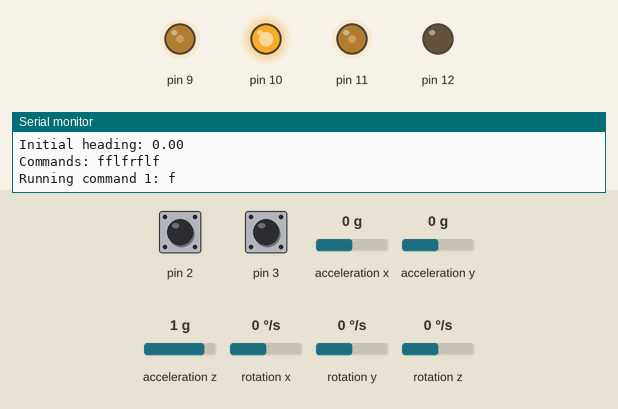
This sketch was run on a simulated Arduino Uno, built with avr-gcc and run on an emulated ATmega328P. Parts: output pins drawn as LEDs (lit = HIGH), the last lines printed to the serial monitor. Inputs (shaded band) come from the test bench; at power-on: rotation z 0 °/s, pin 2 HIGH, pin 3 HIGH, acceleration x 0 g, acceleration y 0 g, acceleration z 1 g, rotation x 0 °/s, rotation y 0 °/s.

Above: at 6.7 s.
6.8 s: rotation z set to -192 °/s
At 7.4 s:
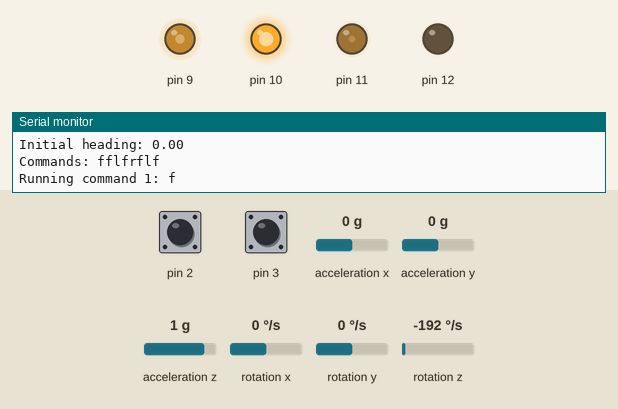
9.8 s: rotation z set to 0 °/s
At 12.6 s:
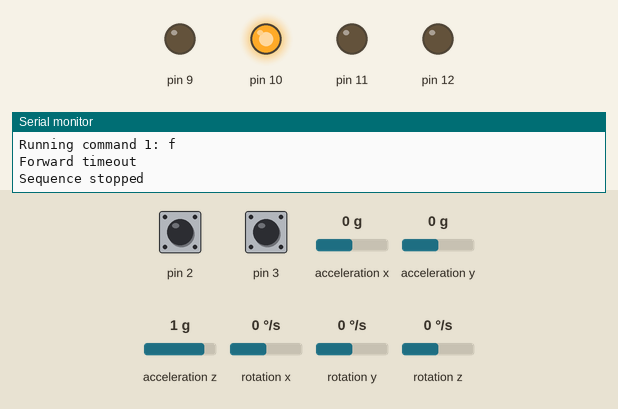
Timing chart, 0 to 14.1 s (numbered marks = the images above; inputs shaded):
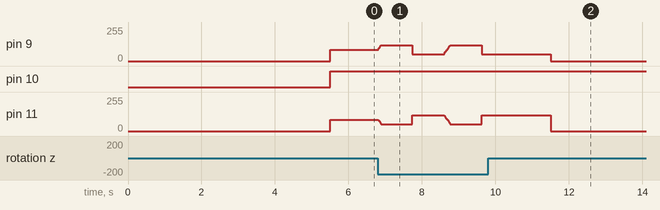

Measured:
- after the input at 6.8 s, pin 9: ramps from 50/255 to 120/255 and jumps back, once every 1.9 s; pin 11: ramps from 120/255 to 50/255 and jumps back, once every 1.9 s

The sketch:

week8_part4.ino
```cpp
/*
 * MTRN3100 Week 8 - Part 4: Chaining Movements
 *
 * Generative AI assistance was used in developing this code.
 *
 * Commands:
 * f = forward one 180 mm cell
 * l = turn left 90 degrees
 * r = turn right 90 degrees
 */

#include <Wire.h>
#include <MPU6050_light.h>
#include "Motor.hpp"
#include "DualEncoder.hpp"

// ---------------- PINS ----------------

#define MOT1PWM 11
#define MOT1DIR 12
#define MOT2PWM 9
#define MOT2DIR 10

#define ENC1A 2
#define ENC1B 7
#define ENC2A 3
#define ENC2B 8

// ---------------- OBJECTS ----------------

mtrn3100::Motor motor1(MOT1PWM, MOT1DIR);
mtrn3100::Motor motor2(MOT2PWM, MOT2DIR);

mtrn3100::DualEncoder encoder(
    ENC1A,
    ENC1B,
    ENC2A,
    ENC2B
);

MPU6050 mpu(Wire);

// ---------------- COMMAND STRING ----------------

// Replace this on marking day.
const char commandString[] = "fflfrflf";

// ---------------- ROBOT SETTINGS ----------------

const float CELL_DISTANCE_M = 0.195;
const float WHEEL_RADIUS_M = 0.017;

// Forward movement settings
const int FORWARD_PWM = 85;
const int MAX_FORWARD_CORRECTION = 35;
const float HEADING_KP = 2.0;

// Turning settings
const int MAX_TURN_PWM = 70;
const int MEDIUM_TURN_PWM = 48;
const int SLOW_TURN_PWM = 30;

const float TURN_TOLERANCE = 5.0;

// Distance tolerance
const float DISTANCE_TOLERANCE = 0.15;

// Time settings
const unsigned long DRIVE_TIMEOUT = 6000;
const unsigned long TURN_TIMEOUT = 6000;
const unsigned long SETTLE_TIME = 150;

// ---------------- GLOBAL VARIABLES ----------------

float targetHeading = 0;

bool systemReady = false;
bool sequenceFailed = false;

int commandIndex = 0;

// ---------------- BASIC FUNCTIONS ----------------

void stopMotors() {
    motor1.setPWM(0);
    motor2.setPWM(0);
}

float wrapAngle(float angle) {
    while (angle > 180.0) {
        angle -= 360.0;
    }

    while (angle < -180.0) {
        angle += 360.0;
    }

    return angle;
}

/*
 * Forward movement:
 *
 * Motor 2 uses the opposite sign because the two motors
 * are mounted in opposite physical directions.
 */
void setForwardPWM(int leftPWM, int rightPWM) {
    leftPWM = constrain(leftPWM, -120, 120);
    rightPWM = constrain(rightPWM, -120, 120);

    motor1.setPWM(leftPWM);
    motor2.setPWM(-rightPWM);
}

/*
 * In-place turning:
 *
 * Both motors receive the same sign because the motors
 * are mounted in opposite directions.
 */
void setTurnPWM(int pwm) {
    pwm = constrain(
        pwm,
        -MAX_TURN_PWM,
        MAX_TURN_PWM
    );

    motor1.setPWM(-pwm);
    motor2.setPWM(-pwm);
}

// ---------------- FORWARD MOVEMENT ----------------

bool driveForwardOneCell() {
    float targetRotation =
        CELL_DISTANCE_M / WHEEL_RADIUS_M;

    float leftStart =
        encoder.getLeftRotation();

    float rightStart =
        -encoder.getRightRotation();

    unsigned long startTime = millis();
    unsigned long settledSince = 0;

    while (millis() - startTime < DRIVE_TIMEOUT) {
        mpu.update();

        float leftTravel =
            encoder.getLeftRotation() - leftStart;

        float rightTravel =
            (-encoder.getRightRotation()) - rightStart;

        float averageTravel =
            (leftTravel + rightTravel) / 2.0;

        float distanceError =
            targetRotation - averageTravel;

        float headingError =
            wrapAngle(
                targetHeading - mpu.getAngleZ()
            );

        int headingCorrection =
            constrain(
                (int)(HEADING_KP * headingError),
                -MAX_FORWARD_CORRECTION,
                MAX_FORWARD_CORRECTION
            );

        if (fabs(distanceError) <= DISTANCE_TOLERANCE) {
            stopMotors();

            if (settledSince == 0) {
                settledSince = millis();
            }

            if (millis() - settledSince >= SETTLE_TIME) {
                Serial.println("Forward complete");
                return true;
            }
        } else {
            settledSince = 0;

            int leftPWM =
                FORWARD_PWM - headingCorrection;

            int rightPWM =
                FORWARD_PWM + headingCorrection;

            setForwardPWM(
                leftPWM,
                rightPWM
            );
        }

        delay(10);
    }

    stopMotors();

    Serial.println("Forward timeout");

    return false;
}

// ---------------- TURNING ----------------

bool turnToHeading(float newHeading) {
    targetHeading = newHeading;

    unsigned long startTime = millis();
    unsigned long settledSince = 0;

    while (millis() - startTime < TURN_TIMEOUT) {
        mpu.update();

        float currentHeading =
            mpu.getAngleZ();

        float error =
            wrapAngle(
                targetHeading - currentHeading
            );

        Serial.print("Heading: ");
        Serial.print(currentHeading);

        Serial.print(" Target: ");
        Serial.print(targetHeading);

        Serial.print(" Error: ");
        Serial.println(error);

        /*
         * Stop when the robot is within ±5 degrees.
         */
        if (fabs(error) <= TURN_TOLERANCE) {
            stopMotors();

            if (settledSince == 0) {
                settledSince = millis();
            }

            if (millis() - settledSince >= SETTLE_TIME) {
                Serial.println("Turn complete");

                return true;
            }
        } else {
            settledSince = 0;

            int turnPWM;

            /*
             * Fast when far away,
             * medium when closer,
             * slow near target.
             */
            if (fabs(error) > 35.0) {
                turnPWM = MAX_TURN_PWM;
            } else if (fabs(error) > 15.0) {
                turnPWM = MEDIUM_TURN_PWM;
            } else {
                turnPWM = SLOW_TURN_PWM;
            }

            /*
             * Choose direction using the error sign.
             */
            if (error < 0) {
                turnPWM = -turnPWM;
            }

            setTurnPWM(turnPWM);
        }

        delay(10);
    }

    stopMotors();

    Serial.println("Turn timeout");

    return false;
}

bool turnLeft90() {
    return turnToHeading(
        targetHeading + 90.0
    );
}

bool turnRight90() {
    return turnToHeading(
        targetHeading - 90.0
    );
}

// ---------------- SETUP ----------------

void setup() {
    Serial.begin(9600);

    Wire.begin();

    stopMotors();

    Serial.println("Starting Part 4");

    delay(1000);

    byte imuStatus =
        mpu.begin();

    Serial.print("IMU status: ");
    Serial.println(imuStatus);

    if (imuStatus != 0) {
        Serial.println("IMU connection failed");

        return;
    }

    Serial.println(
        "Keep robot completely still during calibration"
    );

    delay(1000);

    mpu.calcOffsets(true, true);

    delay(500);

    mpu.update();

    targetHeading =
        mpu.getAngleZ();

    Serial.print("Initial heading: ");
    Serial.println(targetHeading);

    Serial.print("Commands: ");
    Serial.println(commandString);

    /*
     * Time to place the robot down.
     */
    delay(2000);

    systemReady = true;
}

// ---------------- MAIN LOOP ----------------

void loop() {
    if (!systemReady || sequenceFailed) {
        stopMotors();

        return;
    }

    if (commandIndex >= 8) {
        stopMotors();

        return;
    }

    char command =
        commandString[commandIndex];

    Serial.print("Running command ");
    Serial.print(commandIndex + 1);
    Serial.print(": ");
    Serial.println(command);

    bool success = false;

    if (command == 'f') {
        success =
            driveForwardOneCell();
    } else if (command == 'l') {
        success =
            turnLeft90();
    } else if (command == 'r') {
        success =
            turnRight90();
    } else {
        Serial.println("Invalid command");

        sequenceFailed = true;

        stopMotors();

        return;
    }

    stopMotors();

    if (!success) {
        Serial.println("Sequence stopped");

        sequenceFailed = true;

        return;
    }

    commandIndex++;

    delay(200);

    if (commandIndex >= 8) {
        Serial.println("All 8 commands completed");

        stopMotors();
    }
}
```

DualEncoder.hpp
```cpp
#pragma once

#include <Arduino.h>
#include <util/atomic.h>

namespace mtrn3100 {

class DualEncoder {
public:
    DualEncoder(uint8_t enc1, uint8_t enc2, uint8_t enc3, uint8_t enc4)
        : mot1_int(enc1), mot1_dir(enc2), mot2_int(enc3), mot2_dir(enc4) {
        instance = this;
        pinMode(mot1_int, INPUT_PULLUP);
        pinMode(mot1_dir, INPUT_PULLUP);
        pinMode(mot2_int, INPUT_PULLUP);
        pinMode(mot2_dir, INPUT_PULLUP);

        attachInterrupt(digitalPinToInterrupt(mot1_int), DualEncoder::readLeftEncoderISR, RISING);
        attachInterrupt(digitalPinToInterrupt(mot2_int), DualEncoder::readRightEncoderISR, RISING);
    }

    void readLeftEncoder() {
        int8_t direction = digitalRead(mot1_dir) ? 1 : -1;
        l_count += direction;
    }

    void readRightEncoder() {
        int8_t direction = digitalRead(mot2_dir) ? 1 : -1;
        r_count += direction;
    }

    float getLeftRotation() {
        long count;
        ATOMIC_BLOCK(ATOMIC_RESTORESTATE) {
            count = l_count;
        }
        return (static_cast<float>(count) / counts_per_revolution) * 2 * PI;
    }

    float getRightRotation() {
        long count;
        ATOMIC_BLOCK(ATOMIC_RESTORESTATE) {
            count = r_count;
        }
        return (static_cast<float>(count) / counts_per_revolution) * 2 * PI;
    }

private:
    static void readLeftEncoderISR() {
        if (instance != nullptr) {
            instance->readLeftEncoder();
        }
    }

    static void readRightEncoderISR() {
        if (instance != nullptr) {
            instance->readRightEncoder();
        }
    }

public:
    const uint8_t mot1_int, mot1_dir, mot2_int, mot2_dir;
    // 实车标定。每圈编码器计数。每格距离按固定比例错误时修改。
    // Encoder counts per wheel revolution. Change for consistent proportional cell-distance error.
    uint16_t counts_per_revolution = 693;
    volatile long l_count = 0;
    volatile long r_count = 0;

private:
    static DualEncoder* instance;
};

DualEncoder* DualEncoder::instance = nullptr;

}
```

Motor.hpp
```cpp
#pragma once

#include <Arduino.h>

#include "math.h"

namespace mtrn3100 {

class Motor {
public:
    Motor(uint8_t pwm_pin, uint8_t in2) : pwm_pin(pwm_pin), dir_pin(in2) {
        pinMode(pwm_pin, OUTPUT);
        pinMode(in2, OUTPUT);
    }

    void setPWM(int16_t pwm) {
        if (pwm < 0) {
            digitalWrite(dir_pin, HIGH);
            analogWrite(pwm_pin, abs(pwm));
        } else if (pwm > 0) {
            digitalWrite(dir_pin, LOW);
            analogWrite(pwm_pin, abs(pwm));
        } else {
            analogWrite(pwm_pin, 0);
        }
    }

private:
    const uint8_t pwm_pin;
    const uint8_t dir_pin;
};

}
```
